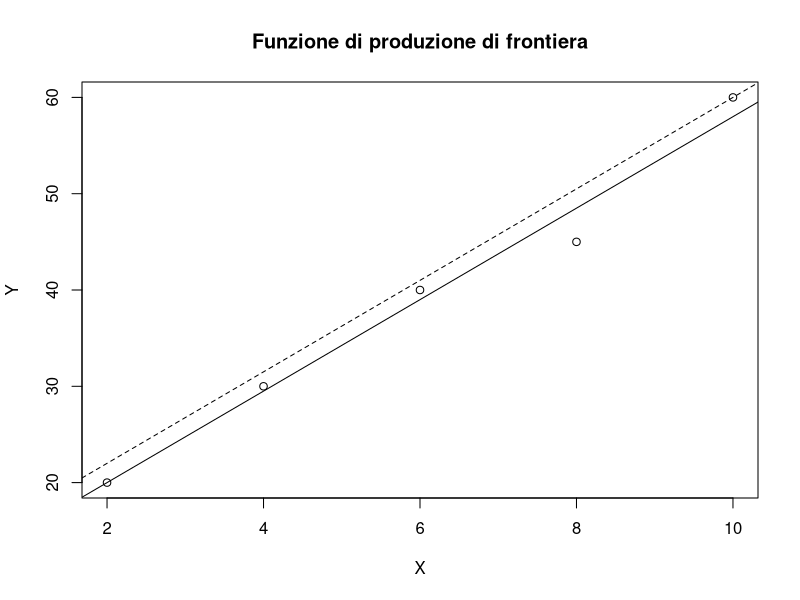

Source code (R):
## ---- chunk 1
#| fig-cap: "Figura 9.5 – Funzione di produzione di frontiera"
X <- c(2,4,6,8,10)
Y <- c(20,30,40,45,60)
ols <- lm(Y~X)
front <- fitted(ols)+max(resid(ols))
plot(X, Y, main="Funzione di produzione di frontiera")
abline(ols)
abline(a=(ols$coeff[1]+max(resid(ols))), b=(ols$coeff[2]), lty=2)
## ---- chunk 2
eff <- Y/front
round(eff,3)
order(eff)
## ---- chunk 3
round(((1-eff[4])*100),1)
## ---- chunk 4
round(((1-eff[3])*100),1)
## ---- chunk 5
fc <- read.csv2("data/frontcosto.csv")
attach(fc)
modello <- lm(costo~prezzo1+prezzo2)
frcost <- fitted(modello)+min(resid(modello))
## ---- chunk 6
effc <- frcost/costo
round(effc,3)
order(effc)
## ---- chunk 7
round(((1-effc[17])*100),1)
round(((1-effc[12])*100),1) # vale anche per la 30
detach(fc)
## ---- chunk 8
naz <- read.csv2("data/nazioni.csv")
attach(naz)
prodL66 <- y66/l66; prodL07 <- y07/l07
prodK66 <- y66/k66; prodK07 <- y07/k07
intKL66 <- k66/l66; intKL07 <- k07/l07
matr1 <- cbind(prodL66,prodL07,prodK66,prodK07,intKL66,intKL07)
rownames(matr1) <- sigle; matr1 <- cbind(c(1:21),matr1)
round(matr1,2)
## ---- chunk 9
modcd66 <- lm(log(y66)~log(l66)+log(k66))
modcd07 <- lm(log(y07)~log(l07)+log(k07))
front66 <- fitted(modcd66)+max(resid(modcd66))
front07 <- fitted(modcd07)+max(resid(modcd07))
eff66 <- log(y66)/front66; eff07 <- log(y07)/front07
order(eff66)
order(eff07)
detach(naz)
## ---- chunk 10
out <- c(125,44,80,23)
inp <- c(18,16,17,11)
es1 <- cbind(out,inp)
rownames(es1) <- c("A","B","C","D")
es1
## ---- chunk 11
es1 <- cbind(es1,out/inp,(out/inp)/max(out/inp))
colnames(es1)[3:4] <- c("out/inp","(out/inp)/max")
es1
## ---- chunk 12
es2 <- cbind(out1=out,out2=c(50,20,55,12),inp)
rownames(es2) <- rownames(es1)
es2
## ---- chunk 13
es2 <- cbind(es2,oi1=es2[,1]/inp,oi2=es2[,2]/inp,
             maxo1=(es2[,1]/inp)/max(es2[,1]/inp),
             maxo2=(es2[,2]/inp)/max(es2[,2]/inp))
es2
## ---- chunk 14
es2[,1]/es2[,2]
## ---- chunk 15
eff_D <- 2.36/6.56
eff_B <- 3.02/7.05
eff_D; eff_B
## ---- chunk 16
esdea <- read.csv2("data/esdea.csv")
attach(esdea)
X <- cbind(input1,input2)
Y <- cbind(output1,output2)
n <- dim(X)[1]
s <- dim(Y)[2]
m <- dim(X)[2]
## ---- chunk 17
# questa è l'unica libreria esterna utilizzata
# nell'intero volume (install.packages("lpSolve"))
library(lpSolve)
## ---- chunk 18
risultato <- matrix(0, nrow=n, ncol=1)
colnames(risultato) <- "efficienza"
cond1 <- rbind(t(Y), -t(X))
f.dir <- rep(">=", s+m)
f.obj <- c(1, rep(0,n))
for(i in 1:n){
  cond2 <- matrix(c(rep(0, s), X[i,]), byrow=T)
  f.con <- cbind(cond2, cond1)
  f.rhs <- c(Y[i,], rep(0, m))
  risultato[i,'efficienza'] <- lp("min", f.obj, f.con, f.dir, f.rhs)$solution[1]
}
ris1 <- c(risultato); ris1
## ---- chunk 19
risultato <- matrix(0, nrow=n, ncol=1)
colnames(risultato) <- "efficienza"
cond1 <- rbind(t(Y), -t(X), matrix(rep(1, n), ncol=n))
f.dir <- c(rep(">=", s+m), "=")
f.obj <- c(1, rep(0, n))
for(i in 1:n){
  cond2 <- matrix(c(rep(0, s), X[i,], 0), byrow=T)
  f.con <- cbind(cond2, cond1)
  f.rhs <- c(Y[i,], rep(0, m), 1)
  risultato[i,'efficienza'] <- lp("min", f.obj, f.con, f.dir, f.rhs)$solution[1]
}
ris2 <- c(risultato); ris2
## ---- chunk 20
risultato <- matrix(0, nrow=n, ncol=1)
colnames(risultato) <- "efficienza"
cond1 <- rbind(t(Y), -t(X), matrix(rep(1, n), ncol=n))
f.dir <- c(rep(">=", s+m), "<=")
f.obj <- c(1, rep(0, n))
for(i in 1:n){
  cond2 <- matrix(c(rep(0, s), X[i,], 0), byrow=T)
  f.con <- cbind(cond2, cond1)
  f.rhs <- c(Y[i,], rep(0, m), 1)
  risultato[i,'efficienza'] <- lp("min", f.obj, f.con, f.dir, f.rhs)$solution[1]
}
ris3 <- c(risultato); ris3
## ---- chunk 21
risultato <- matrix(0, nrow=n, ncol=1)
colnames(risultato) <- "efficienza"
cond1 <- rbind(-t(Y), t(X))
f.dir <- rep("<=", s+m)
f.obj <- c(1, rep(0,n))
for(i in 1:n){
  cond2 <- matrix(c(Y[i,],rep(0, m)), byrow=T)
  f.con <- cbind(cond2, cond1)
  f.rhs <- c(rep(0,s),X[i,])
  risultato[i,'efficienza'] <- lp("max", f.obj, f.con, f.dir, f.rhs)$solution[1]
}
ris4 <- 1/c(risultato); ris4
risultato <- matrix(0, nrow=n, ncol=1)
colnames(risultato) <- "efficienza"
cond1 <- rbind(-t(Y), t(X), matrix(rep(1, n), ncol=n))
f.dir <- c(rep("<=", s+m), "=")
f.obj <- c(1, rep(0, n))
for(i in 1:n){
  cond2 <- matrix(c(Y[i,],rep(0, m), 0), byrow=T)
  f.con <- cbind(cond2, cond1)
  f.rhs <- c(rep(0,s),X[i,], 1)
  risultato[i,'efficienza'] <- lp("max", f.obj, f.con, f.dir, f.rhs)$solution[1]
}
ris5 <- 1/c(risultato); ris5
risultato <- matrix(0, nrow=n, ncol=1)
colnames(risultato) <- "efficienza"
cond1 <- rbind(-t(Y), t(X), matrix(rep(1, n), ncol=n))
f.dir <- c(rep("<=", s+m), "<=")
f.obj <- c(1, rep(0, n))
for(i in 1:n){
  cond2 <- matrix(c(Y[i,],rep(0, m), 0), byrow=T)
  f.con <- cbind(cond2, cond1)
  f.rhs <- c(rep(0,s),X[i,], 1)
  risultato[i,'efficienza'] <- lp("max", f.obj, f.con, f.dir, f.rhs)$solution[1]
}
ris6 <- 1/c(risultato); ris6
tabella <- cbind(ris1,ris2,ris3,ris4,ris5,ris6)
colnames(tabella) <- c("crs-io","vrs-io","nirs-io","crs-oo","vrs-oo","nirs-oo")
round(tabella,3)
## ---- chunk 22
tabella[,1]/tabella[,4]
## ---- chunk 23
tabella[,1]/tabella[,2] # input-oriented
tabella[,4]/tabella[,5] # output-oriented
## ---- chunk 24
(tabella[,1]/tabella[,2])[4]
## ---- chunk 25
crsio <- tabella[,1]; vrsio <- tabella[,2]
scio <- tabella[,1]/tabella[,2]
crsio-vrsio*scio
detach(esdea)
